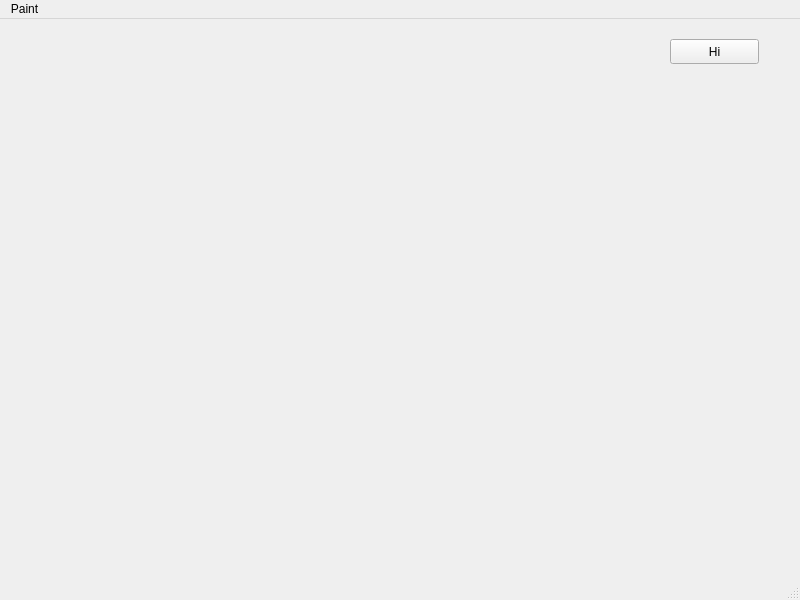
<?xml version="1.0" encoding="UTF-8"?>
<ui version="4.0">
 <class>MainWindow</class>
 <widget class="QMainWindow" name="MainWindow">
  <property name="geometry">
   <rect>
    <x>0</x>
    <y>0</y>
    <width>800</width>
    <height>600</height>
   </rect>
  </property>
  <property name="windowTitle">
   <string>MainWindow</string>
  </property>
  <widget class="QWidget" name="centralwidget">
   <widget class="QPushButton" name="pushButton">
    <property name="geometry">
     <rect>
      <x>670</x>
      <y>20</y>
      <width>89</width>
      <height>25</height>
     </rect>
    </property>
    <property name="text">
     <string>Hi</string>
    </property>
   </widget>
  </widget>
  <widget class="QMenuBar" name="menubar">
   <property name="geometry">
    <rect>
     <x>0</x>
     <y>0</y>
     <width>800</width>
     <height>22</height>
    </rect>
   </property>
   <widget class="QMenu" name="menuPaint">
    <property name="title">
     <string>Paint</string>
    </property>
   </widget>
   <addaction name="menuPaint"/>
  </widget>
  <widget class="QStatusBar" name="statusbar"/>
 </widget>
 <resources/>
 <connections/>
</ui>
